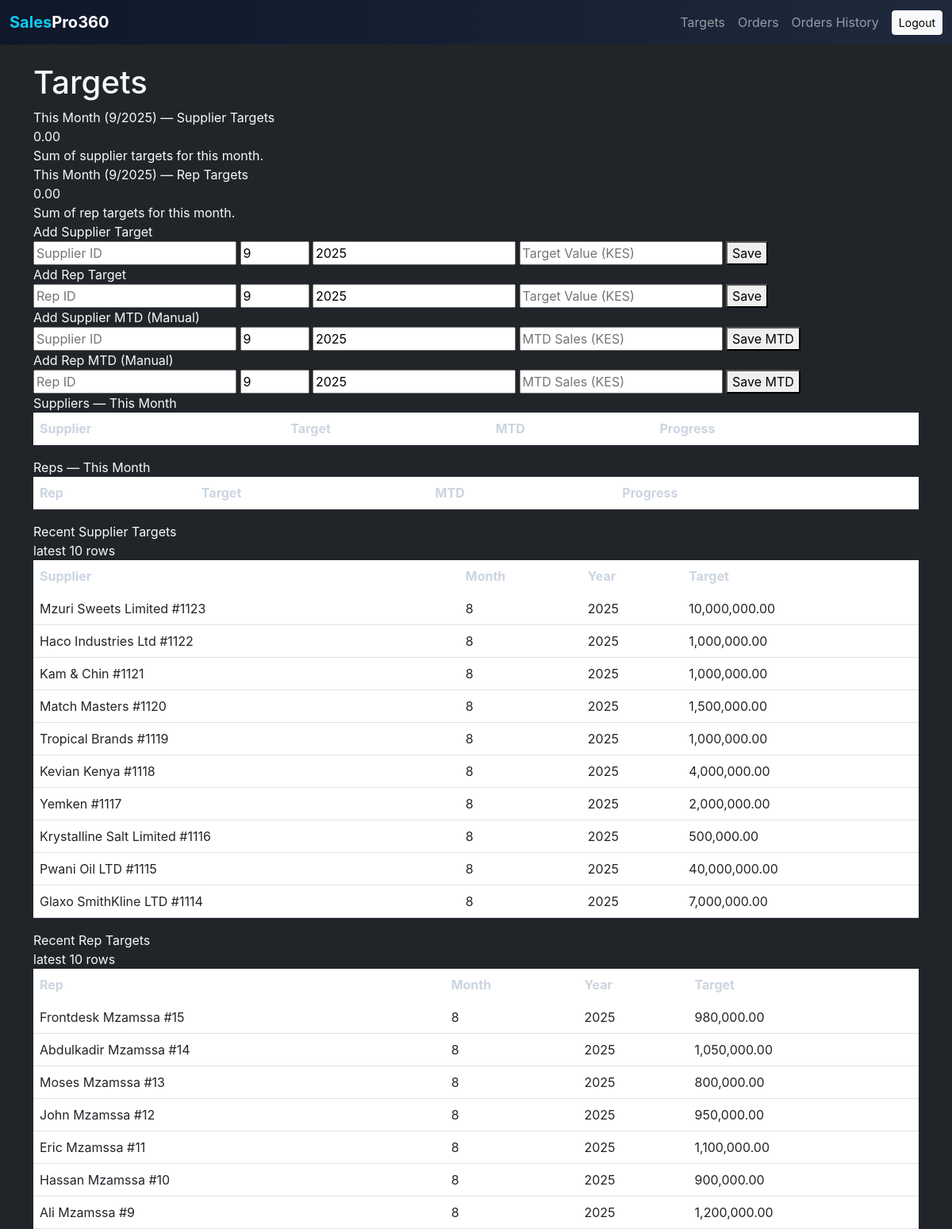
Screenshot of /targets (signed in) with the database file from the repository.
### tables this page shows
CREATE TABLE supplier_targets (
            id INTEGER PRIMARY KEY AUTOINCREMENT,
            supplier_id INTEGER NOT NULL,
            month INTEGER NOT NULL,
            year INTEGER NOT NULL,
            target_value REAL NOT NULL DEFAULT 0, target_amount REAL,
            UNIQUE(supplier_id, month, year),
            FOREIGN KEY (supplier_id) REFERENCES suppliers(id)
        );

CREATE TABLE suppliers (
            id INTEGER PRIMARY KEY AUTOINCREMENT,
            name TEXT UNIQUE NOT NULL
        );

CREATE TABLE rep_targets (
            id INTEGER PRIMARY KEY AUTOINCREMENT,
            rep_id INTEGER NOT NULL,
            month INTEGER NOT NULL,
            year INTEGER NOT NULL,
            target_value REAL NOT NULL DEFAULT 0, target_amount REAL,
            UNIQUE(rep_id, month, year),
            FOREIGN KEY (rep_id) REFERENCES users(id)
        );

### app.py (the view)
    def wrapper(*a, **kw):
        if not current_user_row():
            flash("Please login to continue.", "info")
            return redirect(url_for("login"))
        return view(*a, **kw)

### app.py (called while the page is built)
def get_db():
    if "db" not in g:
        try:
            Path(app.config["DATABASE"]).parent.mkdir(parents=True, exist_ok=True)
        except Exception:
            pass
        conn = sqlite3.connect(app.config["DATABASE"])
        conn.row_factory = sqlite3.Row
        conn.execute("PRAGMA foreign_keys = ON")
        g.db = conn
    return g.db

def current_user_row():
    uid = session.get("user_id")
    if not uid:
        return None
    return get_db().execute(
        "SELECT id, username, role, COALESCE(full_name, username) AS display_name FROM users WHERE id=?",
        (uid,),
    ).fetchone()

def login_required(view):
    def wrapper(*a, **kw):
        if not current_user_row():
            flash("Please login to continue.", "info")
            return redirect(url_for("login"))
        return view(*a, **kw)
    wrapper.__name__ = view.__name__
    return wrapper

@app.context_processor
def inject_flags():
    u = current_user_row()
    return {
        "current_user": u["display_name"] if u else None,
        "is_admin": (u["role"] == "admin") if u else False,
        "date": date,
    }

### templates/targets.html (shortened to what this page needs)
{% extends "base.html" %}
{% block content %}
<h1>Targets</h1>
<div class="grid-2">
  <div class="panel">
    <div class="panel-title">This Month ({{ month }}/{{ year }}) — Supplier Targets</div>
    <div class="big">{{ '{:,.2f}'.format(this_month_supplier_targets) }}</div>
    <div class="muted">Sum of supplier targets for this month.</div>
  </div>
  <div class="panel">
    <div class="panel-title">This Month ({{ month }}/{{ year }}) — Rep Targets</div>
    <div class="big">{{ '{:,.2f}'.format(this_month_rep_targets) }}</div>
    <div class="muted">Sum of rep targets for this month.</div>
  </div>
</div>
{% if is_admin %}
<div class="grid-2">
  <div class="panel">
    <div class="panel-title">Add Supplier Target</div>
    <form method="post" action="{{ url_for('targets_supplier_add') }}" class="form-inline">
      <input type="number" name="supplier_id" placeholder="Supplier ID" required>
      <input type="number" name="month" min="1" max="12" value="{{ month }}" required>
      <input type="number" name="year" value="{{ year }}" required>
      <input type="number" name="target_value" step="0.01" placeholder="Target Value (KES)" required>
      <button>Save</button>
    </form>
  </div>
  <div class="panel">
    <div class="panel-title">Add Rep Target</div>
    <form method="post" action="{{ url_for('targets_rep_add') }}" class="form-inline">
      <input type="number" name="rep_id" placeholder="Rep ID" required>
      <input type="number" name="month" min="1" max="12" value="{{ month }}" required>
      <input type="number" name="year" value="{{ year }}" required>
      <input type="number" name="target_value" step="0.01" placeholder="Target Value (KES)" required>
      <button>Save</button>
    </form>
  </div>
</div>
<div class="grid-2">
  <div class="panel">
    <div class="panel-title">Add Supplier MTD (Manual)</div>
    <form method="post" action="{{ url_for('targets_supplier_actual') }}" class="form-inline">
      <input type="number" name="supplier_id" placeholder="Supplier ID" required>
      <input type="number" name="month" min="1" max="12" value="{{ month }}" required>
      <input type="number" name="year" value="{{ year }}" required>
      <input type="number" name="mtd_value" step="0.01" placeholder="MTD Sales (KES)" required>
      <button>Save MTD</button>
    </form>
  </div>
  <div class="panel">
    <div class="panel-title">Add Rep MTD (Manual)</div>
    <form method="post" action="{{ url_for('targets_rep_actual') }}" class="form-inline">
      <input type="number" name="rep_id" placeholder="Rep ID" required>
      <input type="number" name="month" min="1" max="12" value="{{ month }}" required>
      <input type="number" name="year" value="{{ year }}" required>
      <input type="number" name="mtd_value" step="0.01" placeholder="MTD Sales (KES)" required>
      <button>Save MTD</button>
    </form>
  </div>
</div>
{% endif %}
<div class="grid-2">
  <div class="panel">
    <div class="panel-title">Suppliers — This Month</div>
    <table class="table">
      <thead>
        <tr>
          <th>Supplier</th><th>Target</th><th>MTD</th><th>Progress</th>
        </tr>
      </thead>
    </table>
  </div>
  <div class="panel">
    <div class="panel-title">Reps — This Month</div>
    <table class="table">
      <thead>
        <tr>
          <th>Rep</th><th>Target</th><th>MTD</th><th>Progress</th>
        </tr>
      </thead>
    </table>
  </div>
</div>
<div class="grid-2">
  <div class="panel">
    <div class="panel-title">Recent Supplier Targets</div>
    <div class="muted">latest 10 rows</div>
    <table class="table">
      <thead>
        <tr><th>Supplier</th><th>Month</th><th>Year</th><th>Target</th></tr>
      </thead>
      <tbody>
        {% for r in supp_recent %}
        <tr>
          <td>{{ r.supplier_name }} <span class="tag">#{{ r.supplier_id }}</span></td>
          <td>{{ r.month }}</td>
          <td>{{ r.year }}</td>
          <td>{{ '{:,.2f}'.format(r.target_value) }}</td>
        </tr>
        {% endfor %}
      </tbody>
    </table>
  </div>
  <div class="panel">
    <div class="panel-title">Recent Rep Targets</div>
    <div class="muted">latest 10 rows</div>
    <table class="table">
      <thead>
        <tr><th>Rep</th><th>Month</th><th>Year</th><th>Target</th></tr>
      </thead>
      <tbody>
        {% for r in reps_recent %}
        <tr>
          <td>{{ r.rep_name }} <span class="tag">#{{ r.rep_id }}</span></td>
          <td>{{ r.month }}</td>
          <td>{{ r.year }}</td>
          <td>{{ '{:,.2f}'.format(r.target_value) }}</td>
        </tr>
        {% endfor %}
      </tbody>
    </table>
  </div>
</div>
{% endblock %}

### templates/base.html (shortened to what this page needs)
<!DOCTYPE html>
<html lang="en">
<head>
  <link href="https://cdn.jsdelivr.net/npm/bootstrap@5.3.0/dist/css/bootstrap.min.css" rel="stylesheet">
  <link rel="stylesheet" href="{{ url_for('static', filename='style.css') }}">
</head>
<body class="bg-dark text-light">
  <nav class="navbar navbar-expand-lg navbar-dark" style="background: linear-gradient(to right, #0f172a, #1e293b);">
    <div class="container-fluid">
      <a class="navbar-brand fw-bold" href="{{ url_for('dashboard') }}">
        <span class="text-info">Sales</span>Pro360
      </a>
      <div class="collapse navbar-collapse" id="navMain">
        <ul class="navbar-nav ms-auto align-items-lg-center">
          <li class="nav-item"><a class="nav-link" href="{{ url_for('targets') }}">Targets</a></li>
          <li class="nav-item"><a class="nav-link" href="{{ url_for('orders_new') }}">Orders</a></li>
          <li class="nav-item"><a class="nav-link" href="{{ url_for('orders_history') }}">Orders History</a></li>
          <li class="nav-item ms-lg-2">
            <a class="btn btn-light btn-sm" href="{{ url_for('logout') }}">Logout</a>
          </li>
        </ul>
      </div>
    </div>
  </nav>
  <main class="container mt-4">
    {% block content %}{% endblock %}
  </main>
</body>
</html>

### static/style.css (style rules this page uses)
:root { --brand-1:#0ea5e9; --brand-2:#6366f1; --accent:#22c55e; --glass-bg:rgba(255,255,255,0.08); --card-bg:rgba(255,255,255,0.06); }
* { box-sizing:border-box }
html,body { height:100% }
body { font-family:'Inter',system-ui,-apple-system,Segoe UI,Roboto,Arial,sans-serif; color:#f1f5f9; background:transparent; }
.table { color:#e5e7eb }
.table thead th { color:#cbd5e1; border-bottom-color:rgba(255,255,255,.08) }
.table tbody tr { background:rgba(255,255,255,.02) }

### rows the page displays
supplier_targets: supplier_name "Mzuri Sweets Limited", supplier_id "1123", month "8", year "2025", target_value "10,000,000.00"
supplier_targets: supplier_name "Haco Industries Ltd", supplier_id "1122", month "8", year "2025", target_value "1,000,000.00"
supplier_targets: supplier_name "Kam & Chin", supplier_id "1121", month "8", year "2025", target_value "1,000,000.00"
supplier_targets: supplier_name "Match Masters", supplier_id "1120", month "8", year "2025", target_value "1,500,000.00"
supplier_targets: supplier_name "Tropical Brands", supplier_id "1119", month "8", year "2025", target_value "1,000,000.00"
supplier_targets: supplier_name "Kevian Kenya", supplier_id "1118", month "8", year "2025", target_value "4,000,000.00"
supplier_targets: supplier_name "Yemken", supplier_id "1117", month "8", year "2025", target_value "2,000,000.00"
supplier_targets: supplier_name "Krystalline Salt Limited", supplier_id "1116", month "8", year "2025", target_value "500,000.00"
supplier_targets: supplier_name "Pwani Oil LTD", supplier_id "1115", month "8", year "2025", target_value "40,000,000.00"
supplier_targets: supplier_name "Glaxo SmithKline LTD", supplier_id "1114", month "8", year "2025", target_value "7,000,000.00"
rep_targets: rep_name "Frontdesk Mzamssa", rep_id "15", month "8", year "2025", target_value "980,000.00"
rep_targets: rep_name "Abdulkadir Mzamssa", rep_id "14", month "8", year "2025", target_value "1,050,000.00"
rep_targets: rep_name "Moses Mzamssa", rep_id "13", month "8", year "2025", target_value "800,000.00"
rep_targets: rep_name "John Mzamssa", rep_id "12", month "8", year "2025", target_value "950,000.00"
rep_targets: rep_name "Eric Mzamssa", rep_id "11", month "8", year "2025", target_value "1,100,000.00"
rep_targets: rep_name "Hassan Mzamssa", rep_id "10", month "8", year "2025", target_value "900,000.00"
rep_targets: rep_name "Ali Mzamssa", rep_id "9", month "8", year "2025", target_value "1,200,000.00"

### other values shown
{{ month }} "9"
{{ year }} "2025"
{{ '{:,.2f}'.format(this_month_supplier_targets) }} "0.00"
{{ '{:,.2f}'.format(this_month_rep_targets) }} "0.00"
